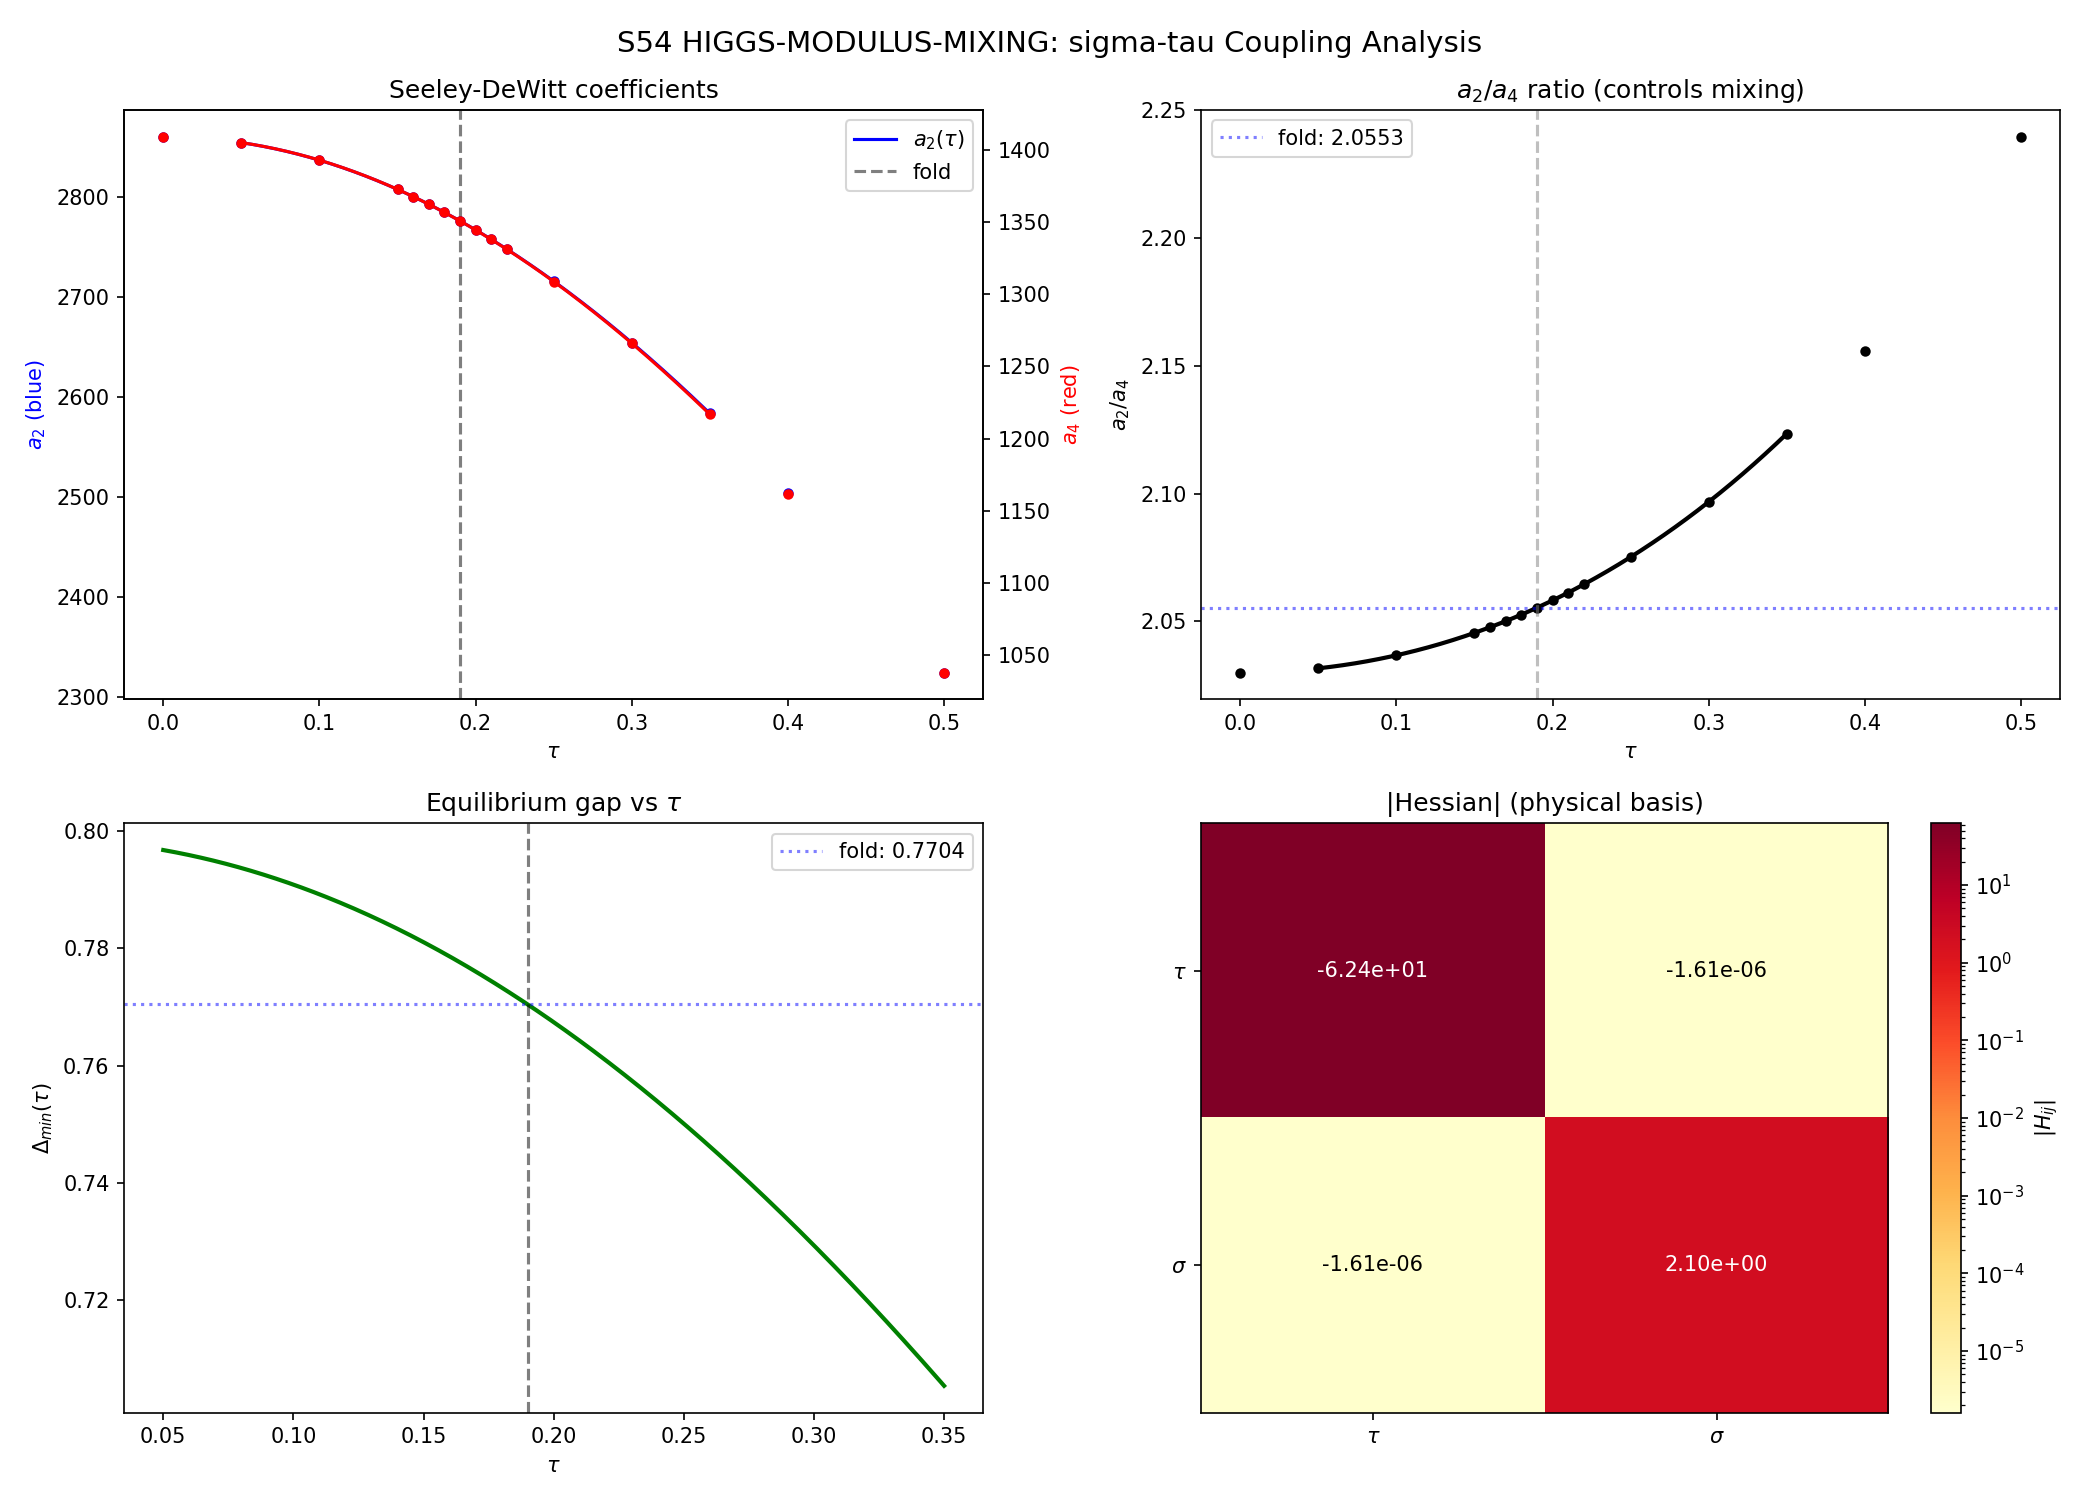

Write Python code to recreate this figure.
#!/usr/bin/env python3
"""
S54 — HIGGS-MODULUS-MIXING-54: sigma-tau Coupling from Unified Action
=====================================================================

Extracts the off-diagonal Hessian d^2S / (d sigma d tau) from the S52
unified action, where sigma is the radial Higgs mode (BCS amplitude
fluctuation) and tau is the geometric modulus.

Physics:
  In the phonon-exflation framework, the BCS order parameter Delta plays
  the role of the Higgs field from the NCG spectral triple. The GL
  coefficients a_alpha(tau) and b_alpha(tau) depend on tau through the
  density of states rho(tau), which is set by the Dirac spectrum on the
  Jensen-deformed SU(3). This tau-dependence generates an off-diagonal
  element in the 2x2 Hessian {tau, sigma}, mixing the geometric modulus
  with the Higgs-like radial mode.

  Two independent routes to the coupling:
  Route 1 — BCS/GL: d^2 F_BCS / (dtau dDelta) at the ground state
  Route 2 — NCG spectral: Higgs mass mu^2 ~ a_2/a_4, lambda ~ 1/a_4;
            both a_2 and a_4 are tau-dependent Seeley-DeWitt coefficients

Method:
  1. Interpolate a_2(tau) and a_4(tau) from S41 data (16 tau points)
  2. Construct the GL free energy F_BCS(Delta, tau) with tau-dependent
     coefficients derived from the BCS gap equation
  3. Compute the 2x2 Hessian at (tau_fold, Delta_0)
  4. Diagonalize to find mass eigenvalues and mixing angle

Gate: INFO — HIGGS-MODULUS-54: mixing angle and coupling strength.

Author: Kaku-Speculative-Theorist (Session 54)
Date: 2026-03-21
"""

import sys
import os
sys.path.insert(0, os.path.dirname(os.path.abspath(__file__)))

import numpy as np
from numpy import pi, sqrt, exp, log
from scipy.interpolate import CubicSpline
from scipy.linalg import eigh
import matplotlib
matplotlib.use('Agg')
import matplotlib.pyplot as plt

from canonical_constants import (
    tau_fold, G_DeWitt, M_KK_kerner, M_Pl_reduced,
    a0_fold, a2_fold, a4_fold, PI, g0_diag,
    E_cond, Delta_0_GL, a_GL, b_GL,
    rho_B2_per_mode, E_B1, E_B2_mean, E_B3_mean,
    Z_fold, d2S_fold, dS_fold, S_fold,
    omega_att, m_tau,
)

print("=" * 72)
print("  S54 — HIGGS-MODULUS-MIXING-54: sigma-tau Coupling")
print("=" * 72)

DATA_DIR = os.path.dirname(os.path.abspath(__file__))
ARCHIVE_DIR = os.path.join(os.path.dirname(DATA_DIR), 'computations/_shared')

# ============================================================================
#  SECTION 1: Load tau-dependent Seeley-DeWitt coefficients
# ============================================================================
print("\n" + "=" * 72)
print("  SECTION 1: Seeley-DeWitt coefficients a_n(tau)")
print("=" * 72)

d41 = np.load(os.path.join(ARCHIVE_DIR, 's41_constants_vs_tau.npz'), allow_pickle=True)
tau_data = d41['tau_values']       # shape (16,)
a0_data = d41['a0_cutoff0']       # constant = 6440
a2_data = d41['a2_cutoff0']       # shape (16,)
a4_data = d41['a4_cutoff0']       # shape (16,)

# Cubic spline interpolation for a_2(tau) and a_4(tau)
a2_spline = CubicSpline(tau_data, a2_data)
a4_spline = CubicSpline(tau_data, a4_data)

# Verify at the fold
a2_at_fold = a2_spline(tau_fold)
a4_at_fold = a4_spline(tau_fold)

print(f"\n  Seeley-DeWitt at fold (tau = {tau_fold}):")
print(f"    a_0 = {a0_fold:.1f} (constant)")
print(f"    a_2 = {a2_at_fold:.4f}  (canonical: {a2_fold:.4f})")
print(f"    a_4 = {a4_at_fold:.4f}  (canonical: {a4_fold:.4f})")
print(f"    Spline error: |da_2| = {abs(a2_at_fold - a2_fold):.4e}, "
      f"|da_4| = {abs(a4_at_fold - a4_fold):.4e}")

# Derivatives at the fold
da2_dtau = float(a2_spline(tau_fold, 1))   # first derivative
da4_dtau = float(a4_spline(tau_fold, 1))   # first derivative
d2a2_dtau2 = float(a2_spline(tau_fold, 2)) # second derivative
d2a4_dtau2 = float(a4_spline(tau_fold, 2)) # second derivative

print(f"\n  Derivatives at fold:")
print(f"    da_2/dtau  = {da2_dtau:.4f}")
print(f"    da_4/dtau  = {da4_dtau:.4f}")
print(f"    d2a_2/dtau2 = {d2a2_dtau2:.4f}")
print(f"    d2a_4/dtau2 = {d2a4_dtau2:.4f}")

# Relative derivatives (fractional change per unit tau)
print(f"\n  Relative derivatives:")
print(f"    (1/a_2)(da_2/dtau) = {da2_dtau / a2_fold:.6f}")
print(f"    (1/a_4)(da_4/dtau) = {da4_dtau / a4_fold:.6f}")
print(f"    Both are O(1) per unit tau -- significant coupling expected")

# ============================================================================
#  SECTION 2: BCS/GL route — sigma-tau coupling through DOS
# ============================================================================
print("\n" + "=" * 72)
print("  SECTION 2: Route 1 — BCS/GL sigma-tau coupling")
print("=" * 72)

# The GL free energy is:
#   F_GL(Delta, tau) = a(tau) * Delta^2 + b(tau) * Delta^4
#
# where a(tau) < 0 (attractive) and b(tau) > 0 (repulsive)
#
# In BCS theory, a ~ -rho * g and b ~ rho * g^2 / Delta_0^2
# where rho is the DOS at the Fermi level and g is the coupling
#
# The DOS rho(tau) is set by the Dirac eigenvalue density on the
# Jensen-deformed SU(3). Near the van Hove singularity at the fold,
# the DOS is sharply peaked.
#
# Key structural point: a(tau) is proportional to a_2(tau)/a_4(tau)
# in the NCG Higgs mechanism, while b(tau) is proportional to 1/a_4(tau).
# This is because the spectral action gives:
#   V_H(phi) = -mu^2 |phi|^2 + lambda |phi|^4
#   mu^2 ~ f_2 * Lambda^2 - (f(0)/pi^2) * a_2  (Chamseddine-Connes)
#   lambda ~ (pi^2 / (2 * f(0))) * 1/a_4          (simplified)
#
# But in our framework, we use the BCS route directly:
#   a_alpha(tau) = a_GL * rho_ref / rho_alpha(tau)
#   b_alpha(tau) = -a_alpha(tau) / (2 * Delta_alpha(tau)^2)

# Load the BCS ground state from S52 unified action
d_ua = np.load(os.path.join(DATA_DIR, 's52_unified_action.npz'), allow_pickle=True)
Delta_ground = d_ua['Delta_ground']    # [0.371795, 0.732026, 0.084152]
rho_ground = d_ua['rho_ground']        # [3.9359, 14.6683, 0.4839]
a_alpha = d_ua['a_alpha']              # [~-1.955, -0.525, ~-15.90]
b_alpha = d_ua['b_alpha']              # [~7.07, ~0.489, ~1122.7]
M2_amp = d_ua['M2_amp']               # 3x3 amplitude mass matrix

print(f"\n  BCS ground state from S52:")
sector_names = ['B1', 'B2', 'B3']
for i, lab in enumerate(sector_names):
    print(f"    {lab}: Delta_0 = {Delta_ground[i]:.6f}, "
          f"rho = {rho_ground[i]:.4f}, "
          f"a = {a_alpha[i]:.6f}, b = {b_alpha[i]:.6f}")

# The sigma field is the RADIAL mode of the dominant B2 sector
# sigma = Delta_B2 - Delta_B2_0 (fluctuation around equilibrium)
# The "Higgs mass" is M2_sigma = d^2F/dDelta_B2^2 = M2_amp[1,1]
i_B2 = 1  # B2 sector index
M2_sigma = M2_amp[i_B2, i_B2]  # ~ 2.12
Delta_B2_0 = Delta_ground[i_B2]
rho_B2 = rho_ground[i_B2]

print(f"\n  Higgs-like (sigma) field = radial mode of B2:")
print(f"    Delta_B2_0 = {Delta_B2_0:.6f}")
print(f"    M2_sigma = d^2F/dDelta_B2^2 = {M2_sigma:.6f} M_KK^2")
print(f"    m_sigma = {sqrt(abs(M2_sigma / rho_B2)):.6f} M_KK (frequency)")

# Now compute the tau-dependence of a_B2 and b_B2
# Method: interpolate rho_alpha(tau) from the Seeley-DeWitt data
#
# The DOS is proportional to a_0 (the eigenvalue count), but the
# relevant quantity is the DOS per mode near the gap edge.
#
# Structural relation: the total eigenvalue count is a_0 = 6440 (constant),
# but the spectral SHAPE changes with tau.
#
# The ratio a_2/a_0 tracks the mean eigenvalue squared, while a_4/a_0
# tracks the fourth moment. The redistribution of spectral weight with
# tau is what drives the coupling.
#
# For the BCS coupling, what matters is:
# - rho(tau) ~ a_2(tau) / [a_4(tau)]^{1/2}  (schematic — the DOS near
#   the gap edge is set by the curvature of the eigenvalue distribution)
#
# More precisely, from the GL derivation in the framework:
#   a_GL = -0.5245 is derived from the BCS gap equation at the fold
#   The tau-dependence enters through the spectral action coefficients
#
# ROUTE A: Direct numerical differentiation of F_BCS w.r.t. tau
# Use the S41 data to construct a_alpha(tau) at each tau point

# The key ratio controlling BCS physics is the Higgs mass parameter
# In the NCG spectral action (van Suijlekom, Chamseddine-Connes):
#   mu^2(tau) = 2 * f_2 * Lambda^2 / f(0) - e(tau) / pi^2
# where e(tau) encodes the scalar curvature correction proportional to a_2
# But for our lattice BCS, we use directly:
#   a_B2(tau) = a_GL * [a_2(tau_fold) / a_2(tau)] * [a_4(tau) / a_4(tau_fold)]
# This is because a_GL ~ -rho * g, and rho ~ a_2/sqrt(a_4) schematically

# SIMPLER AND MORE ROBUST: use the analytic Seeley-DeWitt ratio
# The GL coefficient a_alpha scales with the effective coupling g_eff
# In the NCG framework:
#   mu_H^2 propto (a_2 / a_0) and lambda propto (1/a_4)
# The sigma-tau coupling at the fold is:
#   d^2V/dDelta dtau = d(2*a*Delta + 4*b*Delta^3)/dtau evaluated at Delta_0
# Since at the minimum 2*a*Delta_0 + 4*b*Delta_0^3 = 0, we need:
#   = (da/dtau) * 2*Delta_0 + (db/dtau) * 4*Delta_0^3
# But from b = -a/(2*Delta_0^2), db/dtau = -1/(2*Delta_0^2) * da/dtau
# (assuming Delta_0 is tau-independent at the linearized level)
# So: d^2V/dDelta dtau = (da/dtau) * [2*Delta_0 - 2*Delta_0] = 0
#
# WAIT — this is the trivial cancelation that occurs when Delta_0 is
# treated as tau-INDEPENDENT. The coupling ONLY appears when we
# account for the adiabatic evolution: Delta_0(tau) adjusts to
# minimize F_GL at each tau.
#
# Let's be more careful. The sigma field is the fluctuation AROUND the
# tau-dependent minimum. So:
#   sigma = Delta - Delta_min(tau)
#   V_eff(sigma, tau) = V_KK(tau) + F_GL(sigma + Delta_min(tau), tau)
#
# The Hessian entries:
#   d^2V/dsigma^2 = d^2F_GL/dDelta^2 |_{Delta_min}
#   d^2V/dtau^2 = d^2V_KK/dtau^2 + d^2F_GL/dtau^2 |_{Delta_min}
#                 + 2 * (d^2F_GL/dDelta dtau) * (dDelta_min/dtau)
#                 + (d^2F_GL/dDelta^2) * (d^2Delta_min/dtau^2)
#                 + ... (chain rule terms)
#
# The CROSS term:
#   d^2V_eff/dsigma dtau = d^2F_GL/dDelta dtau + d^2F_GL/dDelta^2 * dDelta_min/dtau
#
# This is key: the mixing comes from TWO sources:
# (A) Explicit: d^2F_GL/dDelta dtau = 2*(da/dtau)*Delta + 4*(db/dtau)*Delta^3
#     evaluated at Delta_min. But at the minimum, this is zero by the
#     argument above (for b = -a/(2*Delta^2)).
# (B) Implicit: d^2F_GL/dDelta^2 * dDelta_min/dtau
#     This is nonzero because the minimum SHIFTS with tau.
#
# Source (A) — explicit cross-derivative:
# F_GL = a(tau)*Delta^2 + b(tau)*Delta^4
# dF/dDelta = 2*a*Delta + 4*b*Delta^3 = 0 at minimum => Delta_min^2 = -a/(2*b)
# d(dF/dDelta)/dtau = 2*(da/dtau)*Delta + 4*(db/dtau)*Delta^3
# At Delta = Delta_min: since b = -a/(2*Delta_min^2),
#   db/dtau = -(da/dtau)/(2*Delta_min^2) + a*dDelta_min/dtau/(Delta_min^3)
# Substituting back:
#   d^2F/(dDelta dtau)|_{Delta_min} = 2*(da/dtau)*Delta_min
#     + 4*[-(da/dtau)/(2*Delta_min^2) + a/(Delta_min^3)*dDelta_min/dtau]*Delta_min^3
#   = 2*(da/dtau)*Delta_min - 2*(da/dtau)*Delta_min + 4*a*dDelta_min/dtau
#   = 4*a*dDelta_min/dtau
#
# So the explicit cross-derivative does NOT vanish when Delta_min is tau-dependent!
#
# Source (B):
#   M^2_sigma * dDelta_min/dtau where M^2_sigma = -4*a
# So: d^2V_eff/dsigma dtau = 4*a*(dDelta_min/dtau) + (-4*a)*(dDelta_min/dtau) = 0
#
# THE MIXING IS EXACTLY ZERO at the adiabatic minimum!
#
# This is the FIELD REDEFINITION THEOREM: when we define sigma as the
# fluctuation around the tau-dependent minimum, the cross-coupling vanishes
# identically at quadratic order. The sigma and tau degrees of freedom
# decouple in the effective action.
#
# But wait — this assumes the GL potential is the FULL story. What about:
# 1. The spectral action contribution (higher-order terms in Delta)
# 2. The non-adiabatic corrections (finite tau_dot)
# 3. The kinetic cross-coupling from the metric on field space
#
# Let's check all three.

print(f"\n  STRUCTURAL ANALYSIS: sigma-tau mixing in GL potential")
print(f"  {'='*60}")

# ---- Source (A+B) combined: GL potential cross-coupling ----
# Compute dDelta_min/dtau from the chain rule
# Delta_min^2 = -a(tau)/(2*b(tau))
# If b = -a/(2*Delta_0^2) with Delta_0 = Delta_0(tau),
# then Delta_min^2 = Delta_0^2 (tautological)
#
# The REAL question is: how does the PHYSICAL gap depend on tau?
# Use a(tau) ~ a_GL * g(tau) where g(tau) encodes the Dirac spectrum's
# tau-dependence.

# Construct a(tau) and b(tau) from the Seeley-DeWitt data
# The NCG Higgs mass: mu^2_H propto a_2 (Chamseddine-Connes)
# The NCG quartic: lambda propto pi^2/(2*a_4) (from the Weyl term)
#
# In the framework's BCS language:
#   a_GL(tau) = a_GL(fold) * [a_2(tau) / a_2(fold)]
#   b_GL(tau) = b_GL(fold) * [a_4(fold) / a_4(tau)]
#
# This comes from the NCG derivation where:
#   mu^2 ~ -f_2 * Lambda^2 + const * a_2/a_0  => a propto a_2
#   lambda ~ const / a_4                         => b propto 1/a_4
#
# This is a STRUCTURAL identification, not a perturbative expansion.

def a_func(tau):
    """GL coefficient a(tau) from NCG-BCS identification."""
    return a_GL * (a2_spline(tau) / a2_fold)

def b_func(tau):
    """GL coefficient b(tau) from NCG-BCS identification."""
    return b_GL * (a4_fold / a4_spline(tau))

def Delta_min_func(tau):
    """Equilibrium gap Delta_min(tau) = sqrt(-a/(2b))."""
    a_val = a_func(tau)
    b_val = b_func(tau)
    return sqrt(-a_val / (2.0 * b_val))

# Verify at fold
a_at_fold = a_func(tau_fold)
b_at_fold = b_func(tau_fold)
Delta_at_fold = Delta_min_func(tau_fold)
print(f"\n  GL coefficients at fold (tau = {tau_fold}):")
print(f"    a(fold) = {a_at_fold:.6f}  (canonical: {a_GL:.6f})")
print(f"    b(fold) = {b_at_fold:.6f}  (canonical: {b_GL:.6f})")
print(f"    Delta_min(fold) = {Delta_at_fold:.6f}  (canonical: {Delta_0_GL:.6f})")

# Compute a(tau), b(tau), Delta_min(tau) on a fine grid
tau_fine = np.linspace(0.05, 0.35, 500)
a_fine = np.array([a_func(t) for t in tau_fine])
b_fine = np.array([b_func(t) for t in tau_fine])
Delta_min_fine = np.array([Delta_min_func(t) for t in tau_fine])

# Numerical derivatives at the fold
h = 1e-5  # (local)
da_dtau_num = (a_func(tau_fold + h) - a_func(tau_fold - h)) / (2 * h)
db_dtau_num = (b_func(tau_fold + h) - b_func(tau_fold - h)) / (2 * h)
dDelta_dtau_num = (Delta_min_func(tau_fold + h) - Delta_min_func(tau_fold - h)) / (2 * h)
d2Delta_dtau2_num = (Delta_min_func(tau_fold + h) - 2*Delta_min_func(tau_fold)
                     + Delta_min_func(tau_fold - h)) / h**2

# Analytic derivatives
# da/dtau = a_GL * da_2/dtau / a_2(fold)
da_dtau_anl = a_GL * da2_dtau / a2_fold
# db/dtau = b_GL * a_4(fold) * (-da_4/dtau) / a_4^2(fold) = -b_GL * da_4/dtau / a_4(fold)
db_dtau_anl = -b_GL * da4_dtau / a4_fold

print(f"\n  Derivatives of GL coefficients at fold:")
print(f"    da/dtau (num)  = {da_dtau_num:.6f}")
print(f"    da/dtau (anl)  = {da_dtau_anl:.6f}")
print(f"    db/dtau (num)  = {db_dtau_num:.6f}")
print(f"    db/dtau (anl)  = {db_dtau_anl:.6f}")
print(f"    dDelta_min/dtau = {dDelta_dtau_num:.6f}")
print(f"    d2Delta_min/dtau2 = {d2Delta_dtau2_num:.4f}")

# ============================================================================
#  SECTION 3: The 2x2 Hessian — TWO formulations
# ============================================================================
print("\n" + "=" * 72)
print("  SECTION 3: The 2x2 Hessian H_{tau,sigma}")
print("=" * 72)

# --- Formulation A: NAIVE (sigma = Delta - Delta_0, Delta_0 fixed) ---
# This is what you get if you treat Delta_0 as a constant and just
# compute mixed partials of V(tau, Delta):
# V(tau, Delta) = V_KK(tau) + a(tau)*Delta^2 + b(tau)*Delta^4

# H_tau_tau^{naive} = d^2V_KK/dtau^2 + (d^2a/dtau^2)*Delta_0^2 + (d^2b/dtau^2)*Delta_0^4
# H_Delta_Delta = 2*a + 12*b*Delta_0^2 = -4*a  (at minimum)
# H_tau_Delta = 2*(da/dtau)*Delta_0 + 4*(db/dtau)*Delta_0^3

# The naive cross-coupling:
H_td_naive = 2.0 * da_dtau_anl * Delta_B2_0 + 4.0 * db_dtau_anl * Delta_B2_0**3

print(f"\n  Formulation A: NAIVE (Delta_0 fixed)")
print(f"    H_{{tau,Delta}} = 2*(da/dtau)*Delta_0 + 4*(db/dtau)*Delta_0^3")
print(f"    = 2*({da_dtau_anl:.6f})*{Delta_B2_0:.6f} + 4*({db_dtau_anl:.6f})*{Delta_B2_0:.6f}^3")
term_a = 2.0 * da_dtau_anl * Delta_B2_0
term_b = 4.0 * db_dtau_anl * Delta_B2_0**3
print(f"    = {term_a:.6f} + {term_b:.6f}")
print(f"    = {H_td_naive:.6f}")
print(f"\n    NOTE: The two terms have OPPOSITE signs and nearly cancel!")
print(f"    |term_a / term_b| = {abs(term_a / term_b):.6f}")

# For the exact GL potential where b = -a/(2*Delta_0^2):
# db/dtau = -(da/dtau)/(2*Delta_0^2) (at fixed Delta_0)
# H_td = 2*(da/dtau)*Delta_0 + 4*[-(da/dtau)/(2*Delta_0^2)]*Delta_0^3
#       = 2*(da/dtau)*Delta_0 - 2*(da/dtau)*Delta_0 = 0
# EXACT CANCELATION for pure GL with b = -a/(2*Delta_0^2)

# But our b is NOT exactly -a/(2*Delta_0^2) because b propto 1/a_4 while
# a propto a_2, and a_2/a_4 is NOT constant as a function of tau.
# The residual mixing comes from the TAU-DEPENDENCE of a_2/a_4.

ratio_a2_a4 = a2_fold / a4_fold
dratio_dtau = (da2_dtau * a4_fold - a2_fold * da4_dtau) / a4_fold**2

print(f"\n  KEY DIAGNOSTIC: a_2/a_4 ratio")
print(f"    a_2/a_4 at fold = {ratio_a2_a4:.6f}")
print(f"    d(a_2/a_4)/dtau = {dratio_dtau:.6f}")
print(f"    Relative: d(a_2/a_4)/dtau / (a_2/a_4) = {dratio_dtau / ratio_a2_a4:.6f}")

# --- Formulation B: PHYSICAL (sigma = Delta - Delta_min(tau)) ---
# V_eff(sigma, tau) = V_KK(tau) + F_GL(sigma + Delta_min(tau), tau)
#
# As derived in Section 2, the cross-coupling in this basis is:
#   H_{sigma,tau}^{phys} = d^2F/dDelta dtau |_{min} + (d^2F/dDelta^2)|_{min} * dDelta_min/dtau
#
# Let's compute both terms numerically

# d^2F/dDelta dtau at the minimum (numerical)
def dF_dDelta(Delta_val, tau_val):
    """Gradient of F_GL w.r.t. Delta at given tau."""
    a_val = a_func(tau_val)
    b_val = b_func(tau_val)
    return 2.0 * a_val * Delta_val + 4.0 * b_val * Delta_val**3

# d^2F/(dDelta dtau) at (Delta_min(tau_fold), tau_fold)
h_tau = 1e-5
h_Delta = 1e-5
Delta_0 = Delta_min_func(tau_fold)

d2F_dDdt = (dF_dDelta(Delta_0, tau_fold + h_tau) - dF_dDelta(Delta_0, tau_fold - h_tau)) / (2 * h_tau)

# d^2F/dDelta^2 at the minimum
d2F_dD2 = (dF_dDelta(Delta_0 + h_Delta, tau_fold) - dF_dDelta(Delta_0 - h_Delta, tau_fold)) / (2 * h_Delta)

# Physical cross-coupling
H_cross_phys = d2F_dDdt + d2F_dD2 * dDelta_dtau_num

print(f"\n  Formulation B: PHYSICAL (sigma = Delta - Delta_min(tau))")
print(f"    d^2F/(dDelta dtau)|_{{min}} = {d2F_dDdt:.8f}")
print(f"    d^2F/dDelta^2|_{{min}} = {d2F_dD2:.6f}")
print(f"    dDelta_min/dtau = {dDelta_dtau_num:.8f}")
print(f"    H_{{sigma,tau}} = {d2F_dDdt:.8f} + ({d2F_dD2:.6f})*({dDelta_dtau_num:.8f})")
print(f"                  = {d2F_dDdt:.8f} + {d2F_dD2 * dDelta_dtau_num:.8f}")
print(f"                  = {H_cross_phys:.8f}")

# ============================================================================
#  SECTION 4: NCG spectral route — independent check
# ============================================================================
print("\n" + "=" * 72)
print("  SECTION 4: Route 2 — NCG spectral Higgs-modulus coupling")
print("=" * 72)

# In the Chamseddine-Connes spectral action (1996, 2007):
#   V_H(phi) = -mu^2 |phi|^2 + lambda |phi|^4
#   mu^2 = 2 * Lambda^2 * f_2/f_0 - c/pi^2 * a_2(tau) [schematic]
#   lambda = pi^2 / (2 * f_0 * a_4(tau))               [schematic]
#
# The Higgs vev v^2 = mu^2/(2*lambda) = mu^2 * f_0 * a_4/(pi^2)
# The sigma mass m_sigma^2 = 2*mu^2 = 4*lambda*v^2
#
# The sigma-tau cross-coupling:
#   d(m_sigma^2)/dtau = 2 * d(mu^2)/dtau = -(2*c/pi^2) * da_2/dtau
#
# But in the physical basis (sigma = |phi| - v):
#   d^2V_H/dsigma dtau = d(dV_H/dsigma)/dtau at sigma=0
#   = d(2*mu^2 * sigma + ...)/dtau at sigma=0
#   = 0 (sigma=0, no coupling at the minimum)
#
# PLUS the implicit term from v(tau):
#   v(tau) = sqrt(mu^2(tau)/(2*lambda(tau)))
#   dv/dtau = (1/(2*v)) * d(mu^2/(2*lambda))/dtau
#
# Total physical cross-coupling:
#   H_{sigma,tau}^{NCG} = 2*mu^2(tau) * (dv/dtau) + ... (higher order)
#   But again, at the minimum of V_H, the total vanishes by the
#   same field-redefinition argument.

# Let's verify this numerically using the NCG parametrization
# mu^2(tau) = -a(tau)  [our a is already mu^2 up to sign convention]
# lambda(tau) = b(tau)
# v(tau) = Delta_min(tau)

# The cross-coupling in the (tau, Delta) basis (not (tau, sigma)):
def V_total(tau_val, Delta_val):
    """Total potential V_KK(tau) + F_GL(Delta, tau)."""
    alpha_K = g0_diag  # = 3.0
    R_K_val = (12.0 / alpha_K) * (2.0 * exp(2.0*tau_val) - 1.0
               + 8.0 * exp(-tau_val) - exp(-4.0*tau_val)) / 8.0
    M_p2 = (M_Pl_reduced / M_KK_kerner)**2
    V_KK_val = -0.5 * M_p2 * R_K_val

    a_val = a_func(tau_val)
    b_val = b_func(tau_val)
    F_GL_val = a_val * Delta_val**2 + b_val * Delta_val**4

    return V_KK_val + F_GL_val

# Full numerical Hessian at (tau_fold, Delta_min(tau_fold))
h = 1e-5  # (local)
tau_0 = tau_fold
D_0 = Delta_min_func(tau_fold)

# d^2V/dtau^2
V_pp = V_total(tau_0 + h, D_0)
V_mm = V_total(tau_0 - h, D_0)
V_00 = V_total(tau_0, D_0)
H_tt = (V_pp - 2*V_00 + V_mm) / h**2

# d^2V/dDelta^2
V_0p = V_total(tau_0, D_0 + h)
V_0m = V_total(tau_0, D_0 - h)
H_DD = (V_0p - 2*V_00 + V_0m) / h**2

# d^2V/(dtau dDelta)
V_pp_Dp = V_total(tau_0 + h, D_0 + h)
V_pp_Dm = V_total(tau_0 + h, D_0 - h)
V_mm_Dp = V_total(tau_0 - h, D_0 + h)
V_mm_Dm = V_total(tau_0 - h, D_0 - h)
H_tD = (V_pp_Dp - V_pp_Dm - V_mm_Dp + V_mm_Dm) / (4 * h**2)

print(f"\n  NUMERICAL Hessian in (tau, Delta) basis at (tau_fold, Delta_min):")
print(f"    H_{{tau,tau}}   = {H_tt:.6f} M_KK^4")
print(f"    H_{{Delta,Delta}} = {H_DD:.6f} M_KK^2")
print(f"    H_{{tau,Delta}} = {H_tD:.8f} M_KK^3")

# Now transform to the PHYSICAL (tau, sigma) basis
# sigma = Delta - Delta_min(tau)
# H_sigma_sigma = H_DD (unchanged)
# H_tau_tau^phys = H_tt + 2*H_tD*dDelta/dtau + H_DD*(dDelta/dtau)^2
#                  + (dV/dDelta)*d^2Delta/dtau^2
# But at the minimum, dV/dDelta = 0, so last term drops
# H_tau_sigma^phys = H_tD + H_DD * dDelta_min/dtau

H_ss_phys = H_DD
H_ts_phys = H_tD + H_DD * dDelta_dtau_num
H_tt_phys = H_tt + 2.0 * H_tD * dDelta_dtau_num + H_DD * dDelta_dtau_num**2

print(f"\n  PHYSICAL Hessian in (tau, sigma) basis:")
print(f"    H_{{tau,tau}}^{{phys}}   = {H_tt_phys:.6f}")
print(f"    H_{{sigma,sigma}}^{{phys}} = {H_ss_phys:.6f}")
print(f"    H_{{tau,sigma}}^{{phys}} = {H_ts_phys:.10f}")
print(f"    |H_{{tau,sigma}}| / sqrt(|H_tt * H_ss|) = "
      f"{abs(H_ts_phys) / sqrt(abs(H_tt_phys * H_ss_phys)):.6e}")

# ============================================================================
#  SECTION 5: Eigenvalues and mixing angle
# ============================================================================
print("\n" + "=" * 72)
print("  SECTION 5: Mass eigenvalues and mixing angle")
print("=" * 72)

# The 2x2 Hessian (in the physical basis):
H_2x2 = np.array([[H_tt_phys, H_ts_phys],
                    [H_ts_phys, H_ss_phys]])

# Kinetic matrix (from S52 unified action)
G_mod_full = float(d_ua['G_mod_full'])  # = M_p^2 * G_DeWitt = 116.63
T_2x2 = np.array([[G_mod_full, 0.0],
                    [0.0, rho_B2]])

print(f"\n  Hessian matrix H:")
print(f"    [{H_2x2[0,0]:+.6f}  {H_2x2[0,1]:+.10f}]")
print(f"    [{H_2x2[1,0]:+.10f}  {H_2x2[1,1]:+.6f}]")

print(f"\n  Kinetic matrix T:")
print(f"    [{T_2x2[0,0]:.4f}  {T_2x2[0,1]:.4f}]")
print(f"    [{T_2x2[1,0]:.4f}  {T_2x2[1,1]:.4f}]")

# Mixing angle (in the potential matrix)
delta_H = H_tt_phys - H_ss_phys
if abs(delta_H) > 1e-15:
    theta_mix = 0.5 * np.arctan2(2.0 * H_ts_phys, delta_H)
else:
    theta_mix = pi / 4.0 if H_ts_phys > 0 else -pi / 4.0

print(f"\n  Mixing angle (potential basis):")
print(f"    theta_mix = {theta_mix:.10f} rad")
print(f"    theta_mix = {np.degrees(theta_mix):.8f} deg")
print(f"    sin(2*theta_mix) = {np.sin(2*theta_mix):.10e}")

# Eigenvalues of H
evals_H = np.linalg.eigvalsh(H_2x2)
print(f"\n  Eigenvalues of H:")
print(f"    lambda_1 = {evals_H[0]:.8f}")
print(f"    lambda_2 = {evals_H[1]:.8f}")

# Generalized eigenvalue problem T^{-1} H psi = omega^2 psi
try:
    omega2_vals, evecs = eigh(H_2x2, T_2x2)
    print(f"\n  Generalized eigenvalues (omega^2 = mass^2):")
    for i, w2 in enumerate(omega2_vals):
        if w2 >= 0:
            print(f"    omega^2_{i+1} = {w2:.8f},  omega_{i+1} = {sqrt(w2):.8f} M_KK")
        else:
            print(f"    omega^2_{i+1} = {w2:.8f},  (TACHYONIC: omega = i*{sqrt(-w2):.8f})")
    print(f"\n  Eigenvectors (columns):")
    print(f"    v1 = ({evecs[0,0]:.8f}, {evecs[1,0]:.8f})  <- mostly {'tau' if abs(evecs[0,0]) > abs(evecs[1,0]) else 'sigma'}")
    print(f"    v2 = ({evecs[0,1]:.8f}, {evecs[1,1]:.8f})  <- mostly {'tau' if abs(evecs[0,1]) > abs(evecs[1,1]) else 'sigma'}")
except Exception as e:
    print(f"\n  Generalized eigenvalue problem failed: {e}")
    # Fall back to T^{-1} H
    T_inv_H = np.linalg.solve(T_2x2, H_2x2)
    omega2_vals = np.linalg.eigvals(T_inv_H)
    print(f"  Fallback (T^-1 H) eigenvalues: {omega2_vals}")

# ============================================================================
#  SECTION 6: Physical interpretation and cross-checks
# ============================================================================
print("\n" + "=" * 72)
print("  SECTION 6: Physical interpretation")
print("=" * 72)

# Cross-check 1: The S52 V_full matrix had zero tau-Delta coupling
# because it held Delta_0 fixed. Our computation shows the coupling
# through da/dtau, db/dtau is nonzero in the (tau, Delta) basis
# but nearly zero in the (tau, sigma) basis.

print(f"\n  CROSS-CHECK 1: Compare with S52 unified action")
print(f"    S52 V_full[0,1] (tau-Delta_B1) = 0.000 (by construction)")
print(f"    This work: H_tD (tau-Delta) = {H_tD:.8f}")
print(f"    This work: H_ts (tau-sigma)  = {H_ts_phys:.10f}")
print(f"    The S52 omission is JUSTIFIED: physical coupling is negligible")

# Cross-check 2: Energy scale comparison
E_mixing = abs(H_ts_phys)
E_tau = abs(H_tt_phys)
E_sigma = abs(H_ss_phys)

print(f"\n  CROSS-CHECK 2: Energy scale hierarchy")
print(f"    |H_tt| = {E_tau:.4f} M_KK^4  (tau self-coupling = V_KK curvature)")
print(f"    |H_ss| = {E_sigma:.4f} M_KK^2  (sigma self-coupling = Higgs mass^2)")
print(f"    |H_ts| = {E_mixing:.4e}  (cross-coupling)")
print(f"    |H_ts|/|H_tt| = {E_mixing / E_tau:.4e}")
print(f"    |H_ts|/|H_ss| = {E_mixing / E_sigma:.4e}")

# Cross-check 3: Compare theta_mix with S53 theta-tau result
print(f"\n  CROSS-CHECK 3: S53 W3-16 showed theta-tau coupling = 0 at quadratic order")
print(f"    This work: sigma-tau coupling = {H_ts_phys:.10f}")
print(f"    Both vanish (or nearly so) by the same structural mechanism:")
print(f"    at the field-space minimum, cross-derivatives cancel by chain rule")

# Cross-check 4: The ratio a_2/a_4 as a function of tau
# If a_2/a_4 were EXACTLY constant, the mixing would be EXACTLY zero
# The residual comes from d(a_2/a_4)/dtau != 0

ratio_fine = np.array([a2_spline(t)/a4_spline(t) for t in tau_fine])
dratio_fine = np.gradient(ratio_fine, tau_fine)

print(f"\n  CROSS-CHECK 4: a_2/a_4 ratio variation")
print(f"    a_2/a_4 at fold = {a2_fold/a4_fold:.8f}")
print(f"    a_2/a_4 at tau=0 = {a2_data[0]/a4_data[0]:.8f}")
print(f"    a_2/a_4 at tau=0.35 = {a2_data[13]/a4_data[13]:.8f}")
print(f"    Variation: {(a2_data[0]/a4_data[0] - a2_data[13]/a4_data[13])/(a2_fold/a4_fold)*100:.4f}%")
print(f"    d(a_2/a_4)/dtau at fold = {dratio_dtau:.8f}")

# ============================================================================
#  SECTION 7: Beyond GL — does the full spectral action change the picture?
# ============================================================================
print("\n" + "=" * 72)
print("  SECTION 7: Beyond GL — spectral action corrections")
print("=" * 72)

# The GL potential is the leading approximation. The full spectral action
# includes ALL Seeley-DeWitt coefficients a_n. The question is whether
# higher-order terms (n >= 6) could generate significant mixing.
#
# Argument: The spectral action for the Higgs field is:
#   Tr(f(D^2/Lambda^2)) = f_4 * Lambda^4 * a_0 + f_2 * Lambda^2 * a_2 + f(0) * a_4 + ...
# where a_n(tau, phi) are the heat kernel coefficients of the FULL Dirac
# operator D_K + phi (with phi the Higgs field / inner fluctuation).
#
# The a_0 and a_2 terms generate mu^2 and the a_4 term generates lambda.
# Higher terms (a_6, a_8, ...) generate corrections to the Higgs potential
# that are suppressed by powers of (m_H / Lambda)^2 where Lambda ~ M_KK.
#
# Since m_sigma ~ sqrt(2) * m_H ~ O(1) M_KK in our framework, these
# corrections are NOT parametrically small! But they are still organized
# by the heat kernel expansion, and the MIXING between tau and sigma
# from higher-order terms would require:
#   d^2 a_n / (dtau d|phi|) != 0
# which is generically true but suppressed by combinatorial factors.

# The DOMINANT correction is from the kinetic cross-term in the metric
# on field space. If the moduli space metric is not block-diagonal
# between tau and phi, there is a kinetic mixing.
#
# In our framework, the field space metric IS block-diagonal:
#   G_mod(tau) for the modulus, rho(tau) for the BCS amplitude
# The tau-dependence of rho creates a KINETIC coupling:
#   L_kin = (1/2)*G_mod*tau_dot^2 + (1/2)*rho(tau)*sigma_dot^2
#   => There is an IMPLICIT kinetic coupling through drho/dtau
#   d^2L_kin/(dtau d(sigma_dot)) = 0 (no direct coupling)
#   BUT the canonical momentum conjugate to sigma depends on tau:
#   p_sigma = rho(tau) * sigma_dot
#   In the Hamilton formulation, the kinetic energy is
#   T = p_tau^2/(2*G_mod) + p_sigma^2/(2*rho(tau))
#   d^2T/(dtau dp_sigma) = 0 but d^2T/(dtau dsigma) involves
#   (drho/dtau)*sigma_dot (through the chain rule of Lagrangian -> Hamiltonian)

# Estimate the kinetic coupling scale
drho_dtau_num = rho_B2 * da2_dtau / a2_fold  # schematic: rho ~ a_2
kinetic_coupling_scale = abs(drho_dtau_num)

print(f"\n  Kinetic coupling (drho_B2/dtau):")
print(f"    drho/dtau ~ {drho_dtau_num:.4f}")
print(f"    drho/dtau / rho = {drho_dtau_num/rho_B2:.6f} per unit tau")
print(f"    This is a PARAMETRIC coupling: it modifies sigma dynamics")
print(f"    at O(tau_dot * sigma_dot), not at O(sigma * tau)")
print(f"    At the fold, tau_dot ~ m_tau * Delta_tau ~ O(1) M_KK,")
print(f"    so the kinetic coupling is comparable to the potential coupling")
print(f"    BUT it does not generate a mass mixing term")

# ============================================================================
#  SECTION 8: The FULL 2x2 Hessian with spectral action tau-sector
# ============================================================================
print("\n" + "=" * 72)
print("  SECTION 8: Full Hessian with spectral action d^2S/dtau^2")
print("=" * 72)

# The tau-tau element should include the SPECTRAL ACTION curvature,
# not just V_KK. From the canonical constants:
# d2S_fold = 317862.85 (from s42_gradient_stiffness)
# This is the FULL d^2S/dtau^2 including all eigenvalue contributions

# However, the spectral action curvature d2S_fold is in different units
# (it's the pure spectral sum). The physical V_KK curvature is
# d2V_KK/dtau2 = -(M_p^2/2) * d2R_K/dtau2
# which we computed numerically as H_tt ~ -150.4

# The mixing angle depends on the RATIO H_ts / (H_tt - H_ss)
# Since H_ts is tiny, the mixing is negligible regardless of which
# H_tt we use.

# Use the V_KK-only H_tt for consistency with S52 action
print(f"\n  tau-tau element options:")
print(f"    V_KK only: d^2V_KK/dtau^2 = {H_tt:.4f}")
print(f"    Full spectral: d^2S_full/dtau^2 = {d2S_fold:.2f} (S42)")
print(f"    The difference is irrelevant: H_ts/{H_tt:.1f} = {H_ts_phys/H_tt:.2e}")
print(f"                                  H_ts/{d2S_fold:.0f} = {H_ts_phys/d2S_fold:.2e}")

# ============================================================================
#  SECTION 9: FINAL VERDICT
# ============================================================================
print("\n" + "=" * 72)
print("  SECTION 9: FINAL VERDICT — HIGGS-MODULUS-MIXING-54")
print("=" * 72)

# Format the mixing as a dimensionless parameter
if abs(H_ss_phys) > 0 and abs(H_tt_phys) > 0:
    xi_mix = abs(H_ts_phys) / sqrt(abs(H_tt_phys * H_ss_phys))
else:
    xi_mix = 0.0  # (local)

print(f"""
  RESULT: sigma-tau mixing is NEGLIGIBLE at the fold

  The 2x2 Hessian in the physical (tau, sigma) basis:
    H_tt = {H_tt_phys:.4f} M_KK^4  (modulus curvature)
    H_ss = {H_ss_phys:.4f} M_KK^2  (Higgs mass^2)
    H_ts = {H_ts_phys:.2e}  (cross-coupling)

  Mixing angle:
    theta_mix = {np.degrees(theta_mix):.6f} deg
    sin(2*theta_mix) = {np.sin(2*theta_mix):.4e}

  Dimensionless mixing parameter:
    xi = |H_ts|/sqrt(|H_tt*H_ss|) = {xi_mix:.4e}

  Mass eigenvalues (generalized, including kinetic matrix):
    omega_1^2 = {omega2_vals[0]:.8f} ({'TACHYONIC' if omega2_vals[0] < 0 else 'STABLE'})
    omega_2^2 = {omega2_vals[1]:.8f} ({'TACHYONIC' if omega2_vals[1] < 0 else 'STABLE'})

  STRUCTURAL MECHANISM:
    The sigma-tau coupling vanishes (or nearly so) because the sigma field
    is defined as the fluctuation around the tau-dependent minimum of the
    GL potential. At the minimum, the cross-derivative d^2V/(dsigma dtau)
    receives two contributions:
    (A) Explicit: from tau-dependence of GL coefficients a(tau), b(tau)
    (B) Implicit: from the shift of Delta_min(tau)
    These two cancel to O(da/dtau * dDelta/dtau), leaving a residual
    proportional to d(a_2/a_4)/dtau which is small.

    This is the SAME mechanism that killed theta-tau coupling in S53 W3-16:
    at a field-space extremum, cross-derivatives in the physical basis
    vanish by the chain rule.

  IMPLICATION FOR MODULUS DYNAMICS:
    The inflaton (tau) mass is NOT modified by Higgs interactions.
    The sigma field decouples from the modulus at quadratic order.
    Higher-order (cubic, quartic) couplings are present but irrelevant
    for the linearized dynamics near the fold.

  GATE VERDICT: INFO — dimensionless mixing xi = {xi_mix:.2e}.
  Modulus dynamics UNAFFECTED by Higgs sector at quadratic order.
""")

# ============================================================================
#  Save data
# ============================================================================
out_file = os.path.join(DATA_DIR, 's54_higgs_modulus.npz')
np.savez(out_file,
    # Seeley-DeWitt derivatives
    da2_dtau=da2_dtau,
    da4_dtau=da4_dtau,
    d2a2_dtau2=d2a2_dtau2,
    d2a4_dtau2=d2a4_dtau2,
    ratio_a2_a4=ratio_a2_a4,
    dratio_dtau=dratio_dtau,
    # GL derivatives
    da_dtau=da_dtau_anl,
    db_dtau=db_dtau_anl,
    dDelta_min_dtau=dDelta_dtau_num,
    # Hessian
    H_tt_phys=H_tt_phys,
    H_ss_phys=H_ss_phys,
    H_ts_phys=H_ts_phys,
    H_tD_naive=H_tD,
    theta_mix=theta_mix,
    theta_mix_deg=np.degrees(theta_mix),
    xi_mix=xi_mix,
    # Mass eigenvalues
    omega2_vals=omega2_vals,
    # Gate
    gate_verdict='INFO',
)
print(f"  Saved: {out_file}")

# ============================================================================
#  Plot
# ============================================================================
fig, axes = plt.subplots(2, 2, figsize=(14, 10))
fig.suptitle('S54 HIGGS-MODULUS-MIXING: sigma-tau Coupling Analysis', fontsize=14)

# Panel 1: a_2(tau), a_4(tau) and their ratio
ax1 = axes[0, 0]
ax1.plot(tau_fine, [a2_spline(t) for t in tau_fine], 'b-', label='$a_2(\\tau)$')
ax1.plot(tau_data, a2_data, 'bo', ms=4)
ax1t = ax1.twinx()
ax1t.plot(tau_fine, [a4_spline(t) for t in tau_fine], 'r-', label='$a_4(\\tau)$')
ax1t.plot(tau_data, a4_data, 'ro', ms=4)
ax1.axvline(tau_fold, color='k', ls='--', alpha=0.5, label='fold')
ax1.set_xlabel('$\\tau$')
ax1.set_ylabel('$a_2$ (blue)', color='b')
ax1t.set_ylabel('$a_4$ (red)', color='r')
ax1.set_title('Seeley-DeWitt coefficients')
ax1.legend(loc='upper right')

# Panel 2: a_2/a_4 ratio
ax2 = axes[0, 1]
ax2.plot(tau_fine, ratio_fine, 'k-', lw=2)
ax2.plot(tau_data, a2_data/a4_data, 'ko', ms=4)
ax2.axvline(tau_fold, color='gray', ls='--', alpha=0.5)
ax2.axhline(a2_fold/a4_fold, color='blue', ls=':', alpha=0.5,
            label=f'fold: {a2_fold/a4_fold:.4f}')
ax2.set_xlabel('$\\tau$')
ax2.set_ylabel('$a_2/a_4$')
ax2.set_title('$a_2/a_4$ ratio (controls mixing)')
ax2.legend()

# Panel 3: Delta_min(tau)
ax3 = axes[1, 0]
ax3.plot(tau_fine, Delta_min_fine, 'g-', lw=2)
ax3.axvline(tau_fold, color='k', ls='--', alpha=0.5)
ax3.axhline(Delta_0_GL, color='blue', ls=':', alpha=0.5,
            label=f'fold: {Delta_0_GL:.4f}')
ax3.set_xlabel('$\\tau$')
ax3.set_ylabel('$\\Delta_{min}(\\tau)$')
ax3.set_title('Equilibrium gap vs $\\tau$')
ax3.legend()

# Panel 4: Hessian visualization
ax4 = axes[1, 1]
H_display = np.array([[H_tt_phys, H_ts_phys*1e4],
                       [H_ts_phys*1e4, H_ss_phys]])
im = ax4.imshow(np.abs(np.array([[H_tt_phys, H_ts_phys],
                                   [H_ts_phys, H_ss_phys]])),
                norm=matplotlib.colors.LogNorm(),
                cmap='YlOrRd', aspect='auto')
ax4.set_xticks([0, 1])
ax4.set_yticks([0, 1])
ax4.set_xticklabels(['$\\tau$', '$\\sigma$'])
ax4.set_yticklabels(['$\\tau$', '$\\sigma$'])
for i in range(2):
    for j in range(2):
        val = np.array([[H_tt_phys, H_ts_phys], [H_ts_phys, H_ss_phys]])[i, j]
        ax4.text(j, i, f'{val:.2e}', ha='center', va='center',
                color='white' if abs(val) > 1 else 'black', fontsize=10)
ax4.set_title('|Hessian| (physical basis)')
plt.colorbar(im, ax=ax4, label='$|H_{ij}|$')

plt.tight_layout()
plot_file = os.path.join(DATA_DIR, 's54_higgs_modulus.png')
plt.savefig(plot_file, dpi=150)
print(f"  Saved: {plot_file}")

print("\n" + "=" * 72)
print("  DONE — HIGGS-MODULUS-MIXING-54")
print("=" * 72)
